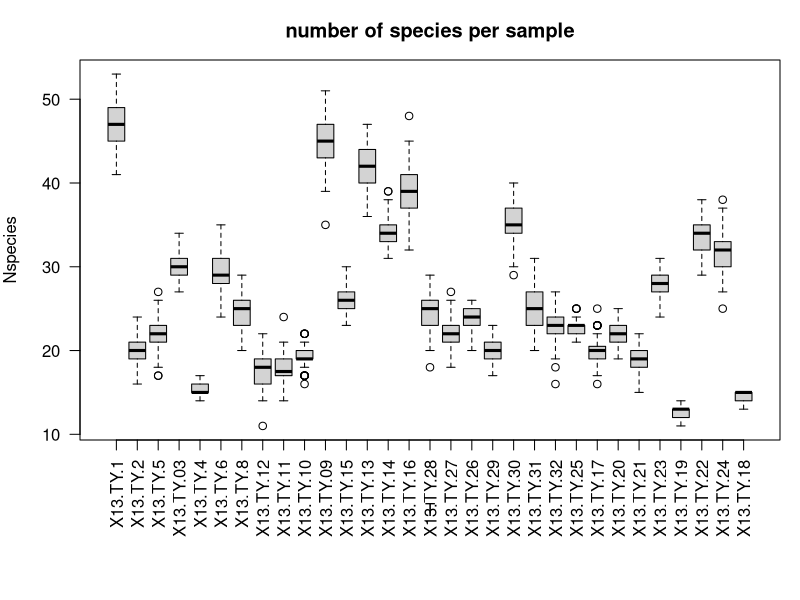

This chart was generated by the following R code: (Note: this script raises an error after producing the figure.)
# Script for rarefaction by simple resampling of count data.
# ... application possible for Pollen, aDNA, eDNA, etc. 
# ... 27.06.2019 - v1.0 by Stefan Kruse (stefan.kruse@awi.de)

# ... here I use data from Niemeyer, Bastian; Epp, Laura Saskia; Stoof-Leichsenring, Kathleen Rosmarie; Pestryakova, Ludmila A; Herzschuh, Ulrike (2016): DNA records from surface sediments of lacustrine lakes along a forest tundra - tundra transect at the Taymyr peninsula, northern Siberia. PANGAEA, https://doi.org/10.1594/PANGAEA.860628, In supplement to: Niemeyer, B et al. (submitted): Recording vegetation composition at the Siberian boreal treeline: A comparison between sedimentary DNA and pollen. Molecular Ecology


### prerequisites
# folder set up and data input
	options(stringsAsFactors=FALSE)
	setwd(choose.dir())# select main folder containing folders named exactly "data" and "output"

	specseq=read.csv2("data/DNA_data.CSV")# data table was exported from xlsx here csv2: sep=";", dec=","
	str(specseq)# check data is of required format, count data as integer/double, taxa names as strings
	specseq[is.na(specseq)]=0# make sure additional rows or NA values are converted to zeros

# define columns that contain raw count data
	names(specseq)
	colstart=6
	colend=36
	names(specseq)[colstart:colend]# check
	COLUMNNAMESAREYEARS=FALSE

# species must have unique sample names and need to be merged with the family (for technical reasons)
	SPECIESNAMECOLUMN=1# position of the species assignments column in the data frame
	names(specseq)[SPECIESNAMECOLUMN]="scientific_name"# change species name column to "scientific_name"
	
	FAMILYNAMEPRESENT=FALSE
	FAMILYNAMECOLUMN=2# position of the family assignments column in the data frame
	if(FAMILYNAMEPRESENT)
	{
		names(specseq)[FAMILYNAMECOLUMN]="family_name"# change family name column to "family_name"
	} else
	{
		specseq$family_name="NoFamilyName"# add empty family name column
	}
	
	specseq_final_name=paste(specseq$family_name, make.unique(specseq$scientific_name))# make sure to have individual names for each species/taxa entry





### rarification
# resample loop for each sample/year present in the data table
	(nsampleff=sort(apply(specseq[,c(colstart:colend)], 2, sum))[1])# determine min. read counts for rarefaction, here automatic procedure to find the minimum within the data set
	resamplingnumber=100# set here the number of resamplings, standard==100
	genrare=list()
	yr=NULL# in case of column/sample names are numbers corresponding to depths, an X was given in front of the number on data table import, in the loop this X is deleted and the year is assigned as the name of the entry in the filled loop
	missing=0# this counter is needed to reorganize the list in case samples without any reads are present. These will be skipped (should be not the case otherwise the minimal counts would be zero what will produce in an error so please check before running the script if you have such samples in your data set end exclude them prior analyses).
	
	for(yrcoli in colstart:colend)
	{
	  print(yrcoli)
	  
	  allspec=specseq_final_name[which(specseq[,yrcoli]>0)]
	  allspec_counts=specseq[which(specseq[,yrcoli]>0),yrcoli]
	  
	  if(length(allspec)>0)
	  {
		if(COLUMNNAMESAREYEARS)
		{# convert to number
			yr=c(yr, as.numeric(gsub(",", ".", gsub("X","",names(specseq)[yrcoli]))))
		} else
		{# take the name as it is
			yr=c(yr, names(specseq)[yrcoli])
		}
		
		sampleeffort=list()
		for(nsampleeffi in nsampleff)# would also be possible to process many differrent sampling efforts with the same loop e.g. replace here in the loop call nsampleeff by c(nsampleeff, 100, 1000, ...) but then the script needs to be adapted to take them in the analyses into account
		{
		  repeatsample=list()
		  for(repi in 1:resamplingnumber)
		  {
			repeatsample[[repi]]=sample(allspec,nsampleeffi,replace=TRUE, prob=allspec_counts/sum(allspec_counts))# weighted resampling
		  }
		  sampleeffort[[which(nsampleff==nsampleeffi)]]=repeatsample
		}
		genrare[[yrcoli-missing-(colstart-1)]]=list(allspec,sampleeffort)
	  } else
	  {
		missing=missing+1
	  }
	}
	names(genrare)=yr

	# how to access the data in a resampled dataset (list called genrare)
		# ... show how many taxa in the first newly generated data set were drawn
		length(unique(genrare[[1]][[2]][[1]][[1]]))
		# ... genrare[[1...number of columns]]
		# ... genrare[[1...number of columns]][[1]] == potential unique taxa names in the corresponding sample
		# ... genrare[[1...number of columns]][[2]] == resampled data
		# ... genrare[[1...number of columns]][[2]][[1]] == resampled data of nsampleff, usually only 1 present
		# ... genrare[[1...number of columns]][[2]][[1]][[1:...resamplingnumber]] == resampled data (individual taxa) as determined earlier





# processing of the resampled data set
	# count total species/family number and reads of individual families
	famorig=specseq$family_name
	familylevels=names(rev(sort(table(famorig))))

	totspec=NULL# number of species per sample
	totfam=NULL# number of species per family per sample
	for(li in 1:length(genrare))
	{
	  for(li2 in 1:length(genrare[[li]][[2]]))
	  {
		print(paste0(li," - ",li2))
		
		spectot=NULL
		spectot4fam=NULL
		for(repi in 1:100)
		{
		  pei=unique(genrare[[li]][[2]][[li2]][[repi]])
		  spectot=c(spectot,length(pei))
		  spectot4fam=rbind(spectot4fam,table(factor(unlist(lapply(strsplit(split=" ",pei),function(x)return(x[1]))),levels=familylevels)))
		}
		totspec=rbind(totspec, data.frame(T=names(genrare)[li],SampleEff=length(genrare[[li]][[2]][[li2]][[repi]]),Nspecies=spectot))
		totfam=rbind(totfam, data.frame(T=names(genrare)[li],SampleEff=length(genrare[[li]][[2]][[li2]][[repi]]),spectot4fam))
	  }
	}
	str(totspec)
	str(totfam)
	
	# simple plots of the processed data
	# modify column names ifnot years that can be coerced to numbers
	if(!COLUMNNAMESAREYEARS)
	{
		totspec$T=factor(totspec$T, levels=names(genrare))# ordered levels to contain original sorting of columns
		totfam$T=factor(totfam$T, levels=names(genrare))# ordered levels to contain original sorting of columns
	}
	png(paste0("output/resampled_totalspecies_Sampleeffort",nsampleff,"_plot.png"), width=480,height=480)
	par(mar=c(8,4,3,1),las=2)
	with(totspec,plot(Nspecies~T, main="number of species per sample"))
	dev.off()

	# save processed data
	write.csv2(totspec, paste0("output/resampled_totalspecies_Sampleeffort",nsampleff,".csv"), row.names=FALSE)	
	write.csv2(totfam, paste0("output/resampled_totalfamilies_Sampleeffort",nsampleff,".csv"), row.names=FALSE)	
	
	

	# aggregate data on species level
	famorig=specseq$scientific_name
	familylevels=names(rev(sort(table(famorig))))
	
	totfam=NULL
	for(li in 1:length(genrare))
	{
	  for(li2 in 1:length(genrare[[li]][[2]]))
	  {
		print(paste0(li," - ",li2))

		spectot4fam=NULL
		for(repi in 1:100)
		{
		  pei=genrare[[li]][[2]][[li2]][[repi]]
		  spectot4fam=rbind(spectot4fam,table(factor(unlist(lapply(strsplit(split=" ",pei),function(x)return(paste(x[-1],collapse = " ")))),levels=familylevels)))
		}
		totfam=rbind(totfam, data.frame(T=names(genrare)[li],SampleEff=length(genrare[[li]][[2]][[li2]][[repi]]),spectot4fam))
	  }
	}
	str(totfam)

	# modify column names ifnot years that can be coerced to numbers
	if(!COLUMNNAMESAREYEARS)
	{
		totfam$T=factor(totfam$T, levels=names(genrare))# ordered levels to contain original sorting of columns
	}

	# calculate mean values for each species/taxa
	speciesfamiliesdf_totfam=NULL
	pdf(paste0("output/resampled_specieslevel_Sampleeffort",nsampleff,"_aggregated.pdf"))
	par(mar=c(8,4,3,1),las=2)
	for(fami in names(totfam)[3:dim(totfam)[2]])
	{
		plot(totfam[,fami]~totfam$T,col=rainbow(length(names(totfam)[3:dim(totfam)[2]]),s=0.6)[which(names(totfam)[3:dim(totfam)[2]]==fami)],type="n",lwd=2,main=fami,ylab="Sequence counts",xlab="Depth (m)")
		  
		mn=aggregate(totfam[,fami],list(as.numeric(totfam$T)),mean)
		ti=mn$Group.1
		mn=mn$x
		sd=aggregate(totfam[,fami],list(as.numeric(totfam$T)),sd)$x*1.96
		
		polygon(y=c(mn+sd,rev(mn-sd)), x=c(ti,rev(ti)), col="gray", border=NA)
		lines(mn~ti,col="steelblue2",lwd=3)
		  
		if(!COLUMNNAMESAREYEARS)
		{
			ti=levels(totfam$T)
		}
		speciesfamiliesdf_totfam=rbind(speciesfamiliesdf_totfam, data.frame(Species=fami,TBP=ti,Mean=mn,CI95=sd))
	}
	dev.off()

	str(speciesfamiliesdf_totfam)
	
	# save processed data
	write.csv2(speciesfamiliesdf_totfam, paste0("output/resampled_specieslevel_Sampleeffort",nsampleff,"_aggregated.csv"), row.names=FALSE)




### post processing	
# reformat for pca input ... rows are samples, cols are species/taxa
	ordidf=NULL
	for(fi in levels(factor(speciesfamiliesdf_totfam$Species)))
	{
	  numberi=speciesfamiliesdf_totfam[speciesfamiliesdf_totfam$Species==fi, ]$Mean
	  ordidf=rbind(ordidf, data.frame(Spec=fi,t(numberi)))
	}
	names(ordidf)[2:dim(ordidf)[2]]=speciesfamiliesdf_totfam[speciesfamiliesdf_totfam$Species==fi, ]$TBP
	str(ordidf)
	
	# remove species/taxa column
	row.names(ordidf)=ordidf$Spec
	ordidf=ordidf[,-1]
	str(ordidf)
	head(ordidf)
	
	# exclude samples or species that have no records
	rowsumsnotzero=which(apply(ordidf,1,sum)>0)
	colsumsnotzero=which(apply(ordidf,2,sum)>0)
	ordidf=ordidf[rowsumsnotzero,colsumsnotzero]

	# export data
	write.csv2(t(ordidf), paste0("output/resampled_specieslevel_Sampleeffort",nsampleff,"_aggregated_pcainput.csv"))

# comparison of original and resampled data set
	# prepare the data
	ordiorigdf=specseq[colstart:colend]
	row.names(ordiorigdf)=make.unique(specseq$scientific_name)
	rowsumsnotzero=which(apply(ordiorigdf,1,sum)>0)
	colsumsnotzero=which(apply(ordiorigdf,2,sum)>0)
	ordiorigdf=ordiorigdf[rowsumsnotzero,colsumsnotzero]

	# species count (counts >= 1)
	png(paste0("output/resampled_speciesnumber_Sampleeffort",nsampleff,"_aggregated_comparisonplot.png"), width=480,height=480)
		par(mar=c(8,4,3,1),las=2)
		barplot(apply(ordiorigdf,2,function(x)length(which(x>=1))), col="tomato", border=FALSE)
		barplot(apply(ordidf,2,function(x)length(which(x>=1))), add=TRUE, col="skyblue", border=FALSE)
		legend("topright", c("original","resampled"), col=c("tomato","skyblue"), pch=15, pt.cex=1.5, title="Species number >= 1 count")
	dev.off()
	
	# ordination
	pca_original=prcomp(sqrt(sqrt(t(ordiorigdf))))
	pca_resampled=prcomp(sqrt(sqrt(t(ordidf))))
	
	png(paste0("output/resampled_specieslevel_Sampleeffort",nsampleff,"_aggregated_pca_comparisonplot.png"), width=960,height=480)
		par(mfrow=c(1,2))
		biplot(pca_original, main="original data")
		biplot(pca_resampled, main="rarefied data")
	dev.off()

